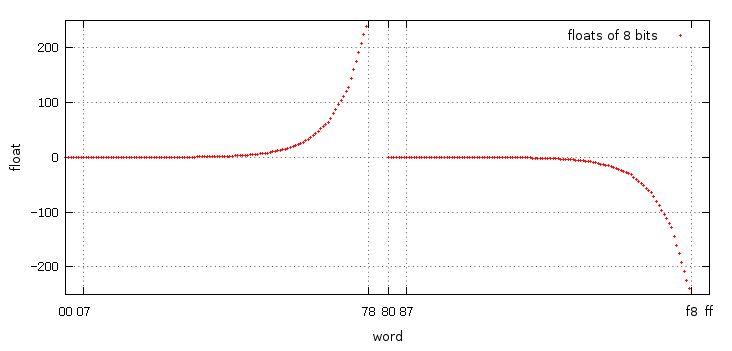

The gnuplot source for this figure:
#!/usr/bin/gnuplot -persist
set ylabel "float"
set xlabel "word"
set grid
set pointsize 0.3
set xtics (0,7,120,128,135,248,255)
set format x "%.2x"
plot [0:255] [-250:250] "float.csv" using 1:2 title "floats of 8 bits" with points
